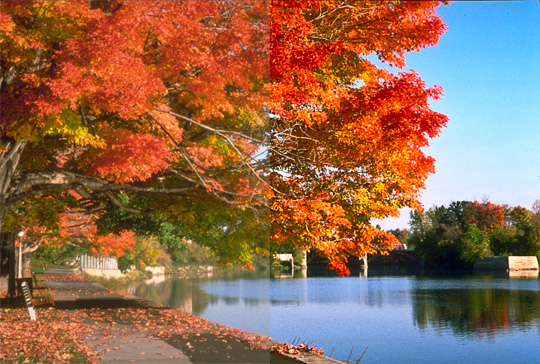
#> input picture auto_color_correction/uploads/00_Autumn_Photo.jpg, 540 x 364 px
$ python -i color_core.py   (imports and definitions only)
#> lines starting #> are read from the running program, lines starting #| are printed output that depends on the picture
#> further down, picture is the input picture: shape (364, 540, 3); mean B, G, R 81.4, 106.5, 146.2
import cv2
import numpy as np
from dataclasses import dataclass


# ==============================
# Структура параметров стиля
# ==============================
@dataclass
class Style:
    contrast_low: float
    contrast_high: float
    sat_factor: float
    temp_shift: float


# ==============================
# Набор стилевых пресетов
# ==============================
STYLES = {
    "neutral": Style(contrast_low=1, contrast_high=99, sat_factor=1.0, temp_shift=0),
    "warm":    Style(contrast_low=1, contrast_high=99, sat_factor=1.1, temp_shift=+12),
    "cool":    Style(contrast_low=1, contrast_high=99, sat_factor=0.95, temp_shift=-12),
    "vibrant": Style(contrast_low=1, contrast_high=99, sat_factor=1.35, temp_shift=+6),
    "vintage": Style(contrast_low=5, contrast_high=95, sat_factor=0.85, temp_shift=-6),
}


# ==============================
# Баланс белого (Gray World)
# ==============================
def gray_world_white_balance(img: np.ndarray) -> np.ndarray:
    img = img.astype(np.float32)

    avg_b = np.mean(img[:, :, 0])
#> avg_b = 81.4
    avg_g = np.mean(img[:, :, 1])
#> avg_g = 106.5
    avg_r = np.mean(img[:, :, 2])
#> avg_r = 146.2

    avg_gray = (avg_b + avg_g + avg_r) / 3.0
#> avg_gray = 111.4

    img[:, :, 0] *= avg_gray / (avg_b + 1e-6)
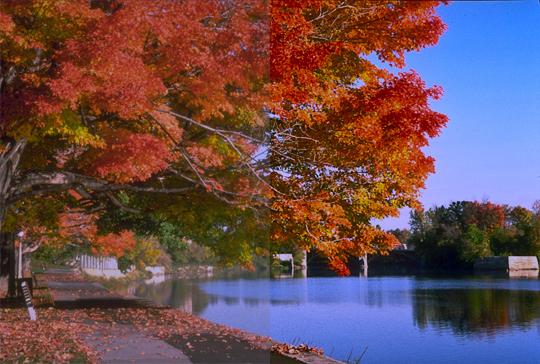
#> img: shape (364, 540, 3) float32; mean B, G, R 111.4, 106.5, 146.2; drawn with min black and max white
    img[:, :, 1] *= avg_gray / (avg_g + 1e-6)
    img[:, :, 2] *= avg_gray / (avg_r + 1e-6)
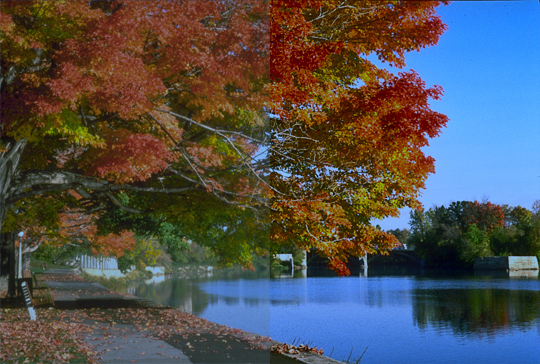
#> img: shape (364, 540, 3) float32; mean B, G, R 111.4, 111.4, 111.4; drawn with min black and max white

    return np.clip(img, 0, 255)
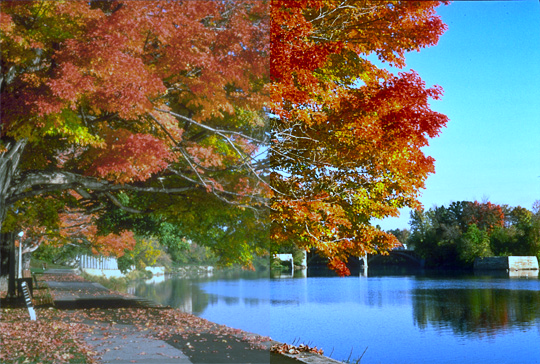
#> returned value: shape (364, 540, 3) float32; mean of channels 0, 1, 2 97.3, 111.4, 111.4; drawn as B, G, R


# ==============================
# Автоконтраст по перцентилям
# ==============================
def autocontrast(img: np.ndarray, low=1, high=99) -> np.ndarray:
#> called with low = 1, high = 99
    out = img.copy()

    for c in range(3):
        lo = np.percentile(out[:, :, c], low)
        hi = np.percentile(out[:, :, c], high)

        if hi - lo > 1e-6:
            out[:, :, c] = (out[:, :, c] - lo) * 255.0 / (hi - lo)
#> this loop made 3 passes
#> (lo, hi) on passes 1 to 3: (0, 255), (8.37, 248.9), (15.23, 194.2)
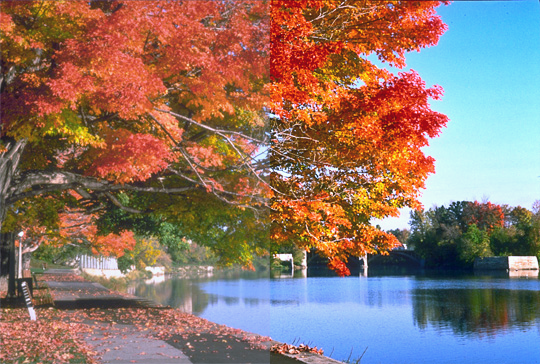
#> out: shape (364, 540, 3) float32; mean B, G, R 97.3, 109.2, 136.9; drawn with min black and max white

    return np.clip(out, 0, 255)


# ==============================
# Коррекция цветовой температуры (LAB)
# ==============================
def apply_temperature(img: np.ndarray, shift: float) -> np.ndarray:
#> called with shift = 0
    lab = cv2.cvtColor(img, cv2.COLOR_BGR2LAB).astype(np.float32)
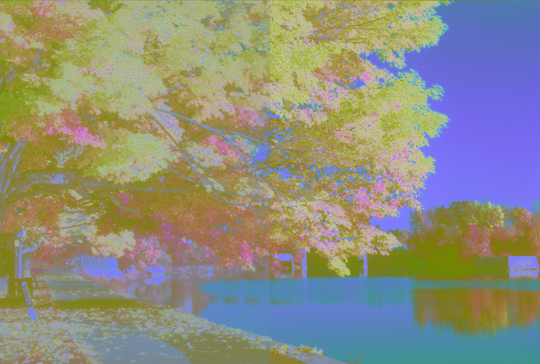
#> lab: shape (364, 540, 3) float32; mean of channels 0, 1, 2 126.9, 141.9, 141.7; drawn as B, G, R

    # Канал b: синий ↔ жёлтый (цветовая температура)
    lab[:, :, 2] += shift
    lab[:, :, 2] = np.clip(lab[:, :, 2], 0, 255)

    return cv2.cvtColor(lab.astype(np.uint8), cv2.COLOR_LAB2BGR)


# ==============================
# Коррекция насыщенности
# ==============================
def adjust_saturation(img: np.ndarray, factor: float) -> np.ndarray:
#> called with factor = 1
    hsv = cv2.cvtColor(img.astype(np.uint8), cv2.COLOR_BGR2HSV).astype(np.float32)
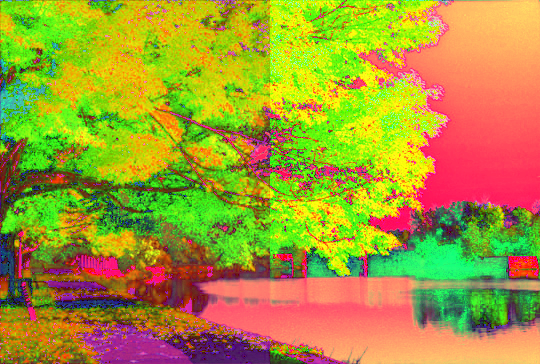
#> hsv: shape (364, 540, 3) float32; mean B, G, R 51.4, 154.2, 165.8

    hsv[:, :, 1] *= factor
    hsv[:, :, 1] = np.clip(hsv[:, :, 1], 0, 255)

    return cv2.cvtColor(hsv.astype(np.uint8), cv2.COLOR_HSV2BGR)


# ==============================
# Основная функция ИИ-коррекции
# ==============================
def auto_color_correct(
    img: np.ndarray,
    style: str = "neutral",
    intensity: float = 80.0
) -> np.ndarray:
    """
    Автоматизированная цветокоррекция рекламной графики
    с имитацией интеллектуального анализа изображения.
    """

    params = STYLES.get(style, STYLES["neutral"])

    img_f = img.astype(np.float32)

    # 1. Баланс белого
    corrected = gray_world_white_balance(img_f)

    # 2. Автоконтраст
    corrected = autocontrast(
        corrected,
        low=params.contrast_low,
        high=params.contrast_high
    )

    # 3. Температура (LAB)
    corrected = apply_temperature(
        corrected.astype(np.uint8),
        params.temp_shift
    ).astype(np.float32)

    # 4. Насыщенность
    corrected = adjust_saturation(
        corrected,
        params.sat_factor
    ).astype(np.float32)

    # 5. Смешивание с оригиналом (интенсивность)
    alpha = np.clip(intensity / 100.0, 0.0, 1.0)
    result = cv2.addWeighted(
        corrected, alpha,
        img_f, 1 - alpha,
        0
    )

    return np.clip(result, 0, 255).astype(np.uint8)

>>> import cv2
>>> picture = cv2.imread('uploads/00_Autumn_Photo.jpg')
>>> result = auto_color_correct(picture)
